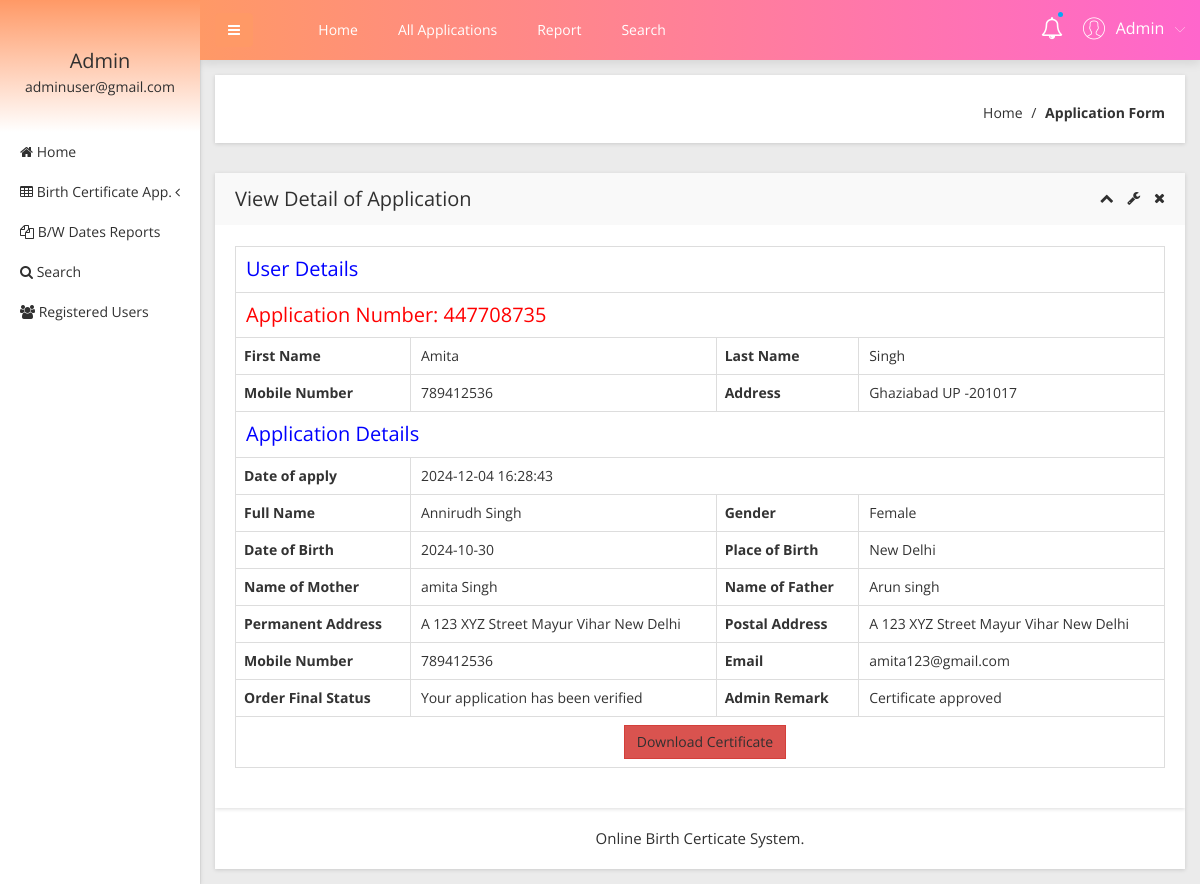
The app's page /obcs/admin/view-application-detail.php?viewid=1 (signed in) with its own data.
### tables this page shows
CREATE TABLE `tblapplication` (
  `ID` int(10) NOT NULL,
  `UserID` int(5) NOT NULL,
  `ApplicationID` varchar(200) DEFAULT NULL,
  `DateofBirth` varchar(200) DEFAULT NULL,
  `Gender` varchar(50) DEFAULT NULL,
  `FullName` varchar(200) DEFAULT NULL,
  `PlaceofBirth` varchar(200) DEFAULT NULL,
  `NameofFather` varchar(200) DEFAULT NULL,
  `NameOfMother` varchar(120) DEFAULT NULL,
  `PermanentAdd` mediumtext DEFAULT NULL,
  `PostalAdd` mediumtext DEFAULT NULL,
  `MobileNumber` bigint(10) DEFAULT NULL,
  `Email` varchar(200) DEFAULT NULL,
  `Dateofapply` timestamp NULL DEFAULT current_timestamp(),
  `Remark` varchar(200) DEFAULT NULL,
  `Status` varchar(50) DEFAULT NULL,
  `UpdationDate` timestamp NULL DEFAULT NULL ON UPDATE current_timestamp()
);

CREATE TABLE `tbluser` (
  `ID` int(10) NOT NULL,
  `FirstName` varchar(200) DEFAULT NULL,
  `LastName` varchar(200) DEFAULT NULL,
  `MobileNumber` bigint(10) DEFAULT NULL,
  `Address` mediumtext DEFAULT NULL,
  `Password` varchar(200) NOT NULL,
  `RegDate` timestamp NULL DEFAULT current_timestamp()
);

### obcs/admin/view-application-detail.php (the view, shortened to what this page needs)
<?php
include('includes/dbconnection.php');
if (strlen($_SESSION['obcsaid']==0)) {
  header('location:logout.php');
  } else{
  ?>
<!doctype html>
<html class="no-js" lang="en">
<head>
    <link rel="stylesheet" href="css/bootstrap.min.css">
    <link rel="stylesheet" href="css/font-awesome.min.css">
    <link rel="stylesheet" href="css/adminpro-custon-icon.css">
    <link rel="stylesheet" href="css/meanmenu.min.css">
    <link rel="stylesheet" href="css/jquery.mCustomScrollbar.min.css">
    <link rel="stylesheet" href="css/animate.css">
    <link rel="stylesheet" href="css/data-table/bootstrap-table.css">
    <link rel="stylesheet" href="css/data-table/bootstrap-editable.css">
    <link rel="stylesheet" href="css/normalize.css">
    <link rel="stylesheet" href="css/c3.min.css">
    <link rel="stylesheet" href="style.css">
    <link rel="stylesheet" href="css/responsive.css">
</head>
<body class="materialdesign">
    <div class="wrapper-pro">
      <?php include_once('includes/sidebar.php');?>
        <?php include_once('includes/header.php');?>
            <div class="breadcome-area mg-b-30 small-dn">
                <div class="container-fluid">
                    <div class="row">
                        <div class="col-lg-12">
                            <div class="breadcome-list shadow-reset">
                                <div class="row">
                                    <div class="col-lg-12">
                                        <ul class="breadcome-menu">
                                            <li><a href="dashboard.php">Home</a> <span class="bread-slash">/</span>
                                            </li>
                                            <li><span class="bread-blod">Application Form</span>
                                            </li>
                                        </ul>
                                    </div>
                                </div>
                            </div>
                        </div>
                    </div>
                </div>
            </div>
            <div class="data-table-area mg-b-15">
                <div class="container-fluid">
                    <div class="row">
                        <div class="col-lg-12">
                            <div class="sparkline13-list shadow-reset">
                                <div class="sparkline13-hd">
                                    <div class="main-sparkline13-hd">
                                        <h1>View <span class="table-project-n">Detail of</span> Application</h1>
                                        <div class="sparkline13-outline-icon">
                                            <span class="sparkline13-collapse-link"><i class="fa fa-chevron-up"></i></span>
                                            <span><i class="fa fa-wrench"></i></span>
                                            <span class="sparkline13-collapse-close"><i class="fa fa-times"></i></span>
                                        </div>
                                    </div>
                                </div>
                                <div class="sparkline13-graph">
                                    <div class="datatable-dashv1-list custom-datatable-overright">
                                         <?php
                               $vid=$_GET['viewid'];
$sql="SELECT tblapplication.*,tbluser.FirstName,tbluser.LastName,tbluser.MobileNumber,tbluser.Address from  tblapplication join  tbluser on tblapplication.UserID=tbluser.ID where tblapplication.ID=:vid";
$query = $dbh -> prepare($sql);
$query-> bindParam(':vid', $vid, PDO::PARAM_STR);
$query->execute();
$results=$query->fetchAll(PDO::FETCH_OBJ);
$cnt=1;
if($query->rowCount() > 0)
{
foreach($results as $row)
{               ?>
                                <table border="1" class="table table-bordered">
 <tr align="center">
<td colspan="4" style="font-size:20px;color:blue">
 User Details</td></tr>
<tr align="center">
<td colspan="4" style="font-size:20px;color:red">
 Application Number:   <?php  echo $row->ApplicationID;?></td></tr>
    <tr>
    <th scope>First Name</th>
    <td><?php  echo $row->FirstName;?></td>
    <th scope>Last Name</th>
    <td><?php  echo $row->LastName;?></td>
  </tr>
  <tr>
    <th scope>Mobile Number</th>
    <td><?php  echo $row->MobileNumber;?></td>
    <th>Address</th>
    <td><?php  echo $row->Address;?></td>
  </tr>
<tr align="center">
<td colspan="4" style="font-size:20px;color:blue">
 Application Details</td></tr>
 <tr>
         <th scope>Date of apply</th>
    <td colspan="3"><?php  echo $row->Dateofapply;?></td>
 </tr>
 <tr>
    <th scope>Full Name</th>
    <td><?php  echo $row->FullName;?></td>
    <th scope>Gender</th>
    <td><?php  echo $row->Gender;?></td>
  </tr>
   <tr>
    <th scope>Date of Birth</th>
    <td><?php  echo $row->DateofBirth;?></td>
    <th scope>Place of Birth</th>
    <td><?php  echo $row->PlaceofBirth;?></td>
  </tr>
  <tr>
    <th scope>Name of Mother</th>
    <td><?php  echo $row->NameOfMother;?></td>
       <th scope>Name of Father</th>
    <td><?php  echo $row->NameofFather;?></td>
  </tr>
   <tr>
<th scope>Permanent Address</th>
    <td><?php  echo $row->PermanentAdd;?></td>
    <th scope>Postal Address</th>
    <td><?php  echo $row->PostalAdd;?></td>
  </tr>
   <tr>
        <th scope>Mobile Number</th>
    <td><?php  echo $row->MobileNumber;?></td>
    <th scope>Email</th>
    <td><?php  echo $row->Email;?></td>
  </tr>
  <tr>
     <th>Order Final Status</th>
    <td> <?php  $status=$row->Status;
if($row->Status=="Verified")
{
  echo "Your application has been verified";
}
     ;?></td>
     <th >Admin Remark</th>
    <?php if($row->Status==""){ ?>
                     <td><?php echo "Your application has still pending"; ?></td>
<?php } else { ?>                  <td><?php  echo htmlentities($row->Remark);?>
                  </td>
                  <?php } ?>
  </tr>
<?php  if($row->Status=='Verified'): ?>
    <tr>
        <td colspan="4" style="text-align:center;">
    <a href="download-certificate.php?cid=<?php  echo $row->ApplicationID;?>" class="btn btn-danger">
    Download Certificate</a></td>
</tr>
<?php endif;?>
  <?php $cnt=$cnt+1;}} ?>
</table>
                    </div>
                </div>
            </div>
        </div>
    </div>
  <?php include_once('includes/footer.php');?>
</body>
</html><?php }  ?>

### obcs/admin/includes/sidebar.php (shortened to what this page needs)
     <?php
include('includes/dbconnection.php');
if (strlen($_SESSION['obcsaid']==0)) {
  header('location:logout.php');
  } else{
  ?>
  <div class="left-sidebar-pro">
            <nav id="sidebar">
                <div class="sidebar-header">
                    <?php
$aid=$_SESSION['obcsaid'];
$sql="SELECT AdminName,Email from  tbladmin where ID=:aid";
$query = $dbh -> prepare($sql);
$query->bindParam(':aid',$aid,PDO::PARAM_STR);
$query->execute();
$results=$query->fetchAll(PDO::FETCH_OBJ);
$cnt=1;
if($query->rowCount() > 0)
{
foreach($results as $row)
{               ?>
                    <h3> <?php  echo $row->AdminName;?></h3>
                    <p> <?php  echo $row->Email;?></p>
                  <?php $cnt=$cnt+1;}} ?>
                </div>
                <div class="left-custom-menu-adp-wrap">
                    <ul class="nav navbar-nav left-sidebar-menu-pro">
                        <li class="nav-item">
                            <a href="dashboard.php" role="button" aria-expanded="false"><i class="fa big-icon fa-home"></i> <span class="mini-dn">Home</span> </a>
                        </li>
                        <li class="nav-item"><a href="#" data-toggle="dropdown" role="button" aria-expanded="false" class="nav-link dropdown-toggle"><i class="fa big-icon fa-table"></i> <span class="mini-dn">Birth Certificate App.</span> <span class="indicator-right-menu mini-dn"><i class="fa indicator-mn fa-angle-left"></i></span></a>
                        </li>
                        <li class="nav-item">
                            <a href="between-dates-report.php" role="button" aria-expanded="false"><i class="fa big-icon fa-files-o"></i> <span class="mini-dn">B/W Dates Reports</span> </a>
                        </li>
                        <li class="nav-item">
                            <a href="search.php" role="button" aria-expanded="false"><i class="fa fa-search"></i> <span class="mini-dn">Search</span> </a>
                        </li>
                             <li class="nav-item">
                            <a href="  registered-users.php" role="button" aria-expanded="false"><i class="fa fa-users"></i> <span class="mini-dn">Registered Users</span> </a>
                        </li>
                    </ul>
                </div>
            </nav>
        </div>
        <?php }  ?>

### obcs/admin/includes/header.php (shortened to what this page needs)
      <?php
include('includes/dbconnection.php');
if (strlen($_SESSION['obcsaid']==0)) {
  header('location:logout.php');
  } else{
  ?>
 <div class="content-inner-all">
            <div class="header-top-area">
                <div class="fixed-header-top">
                    <div class="container-fluid">
                        <div class="row">
                            <div class="col-lg-1 col-md-6 col-sm-6 col-xs-12">
                                <button type="button" id="sidebarCollapse" class="btn bar-button-pro header-drl-controller-btn btn-info navbar-btn">
                                    <i class="fa fa-bars"></i>
                                </button>
                            </div>
                            <div class="col-lg-6 col-md-1 col-sm-1 col-xs-12">
                                <div class="header-top-menu tabl-d-n">
                                    <ul class="nav navbar-nav mai-top-nav">
                                        <li class="nav-item"><a href="dashboard.php" class="nav-link">Home</a>
                                        </li>
                                        <li class="nav-item"><a href="all-applications.php" class="nav-link">All Applications</a>
                                        </li>
                                        <li class="nav-item"><a href="between-dates-report.php" class="nav-link">Report</a>
                                        </li>
                                        <li class="nav-item"><a href="search.php" class="nav-link">Search</a>
                                        </li>
                                    </ul>
                                </div>
                            </div>
                            <div class="col-lg-5 col-md-5 col-sm-6 col-xs-12">
                                <div class="header-right-info">
                                    <ul class="nav navbar-nav mai-top-nav header-right-menu">
                                        <li class="nav-item"><a href="new-birth-application.php" data-toggle="dropdown" role="button" aria-expanded="false" class="nav-link dropdown-toggle"><i class="fa fa-bell-o" aria-hidden="true"></i><span class="indicator-nt"></span></a>
                                        </li>
                                        <li class="nav-item">
                                            <a href="#" data-toggle="dropdown" role="button" aria-expanded="false" class="nav-link dropdown-toggle">
                                                <?php
$aid=$_SESSION['obcsaid'];
$sql="SELECT AdminName,Email from  tbladmin where ID=:aid";
$query = $dbh -> prepare($sql);
$query->bindParam(':aid',$aid,PDO::PARAM_STR);
$query->execute();
$results=$query->fetchAll(PDO::FETCH_OBJ);
$cnt=1;
if($query->rowCount() > 0)
{
foreach($results as $row)
{               ?>
                                                <span class="adminpro-icon adminpro-user-rounded header-riht-inf"></span>
                                                <span class="admin-name"><?php  echo $row->AdminName;?></span>
                                                <span class="author-project-icon adminpro-icon adminpro-down-arrow"></span><?php $cnt=$cnt+1;}} ?>
                                            </a>
                                        </li>
                                    </ul>
                                </div>
                            </div>
                        </div>
                    </div>
                </div>
            </div><?php }  ?>

### records on screen
tblapplication: ApplicationID "447708735", UserID.FirstName "Amita", UserID.LastName "Singh", UserID.MobileNumber "789412536", UserID.Address "Ghaziabad UP -201017", Dateofapply "2024-12-04 16:28:43", FullName "Annirudh Singh", Gender "Female", DateofBirth "2024-10-30", PlaceofBirth "New Delhi", NameOfMother "amita Singh", NameofFather "Arun singh", PermanentAdd "A 123 XYZ Street Mayur Vihar New Delhi", PostalAdd "A 123 XYZ Street Mayur Vihar New Delhi", Email "amita123@gmail.com", Status "Your application has been verified", Remark "Certificate approved"

### other values on screen
$row->AdminName "Admin"
$row->Email "adminuser@gmail.com"
